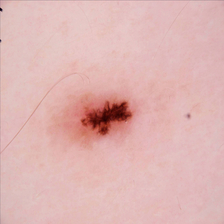
#> input picture skin cancer project/dataset/benign/1.jpg, 224 x 224 px; its folder holds only this picture in this run
$ jupyter execute --allow-errors main.ipynb   (older library calls are emulated)
#> lines starting #> are read from the running program, lines starting #| are printed output that depends on the picture; after the words box and inside, x2 and y2 are one past the last pixel; in counts of white or black regions, pixels touching at a corner belong together
[cell 1]
import matplotlib.pyplot as plt
import numpy as np
import glob
import random
import pandas as pd
import seaborn as sns
import cv2
import scipy.misc
import scipy.ndimage
import imutils
from tkinter import filedialog
from tkinter import *
global fileNo
import os
from tensorflow.keras.models import Sequential
from sklearn.model_selection import train_test_split
from tensorflow.keras.layers import Conv2D,MaxPooling2D,Flatten,Dense
from sklearn.metrics import confusion_matrix,classification_report

[cell 2]
data = r'skin cancer project\dataset'
benign = glob.glob(r'dataset\benign\*.jpg')
malignant = glob.glob(r'dataset\malignant\*.jpg')
print('Number of images with benign : {}'.format(len(benign)))
print('Number of images with malignant : {}'.format(len(malignant)))

[cell 3]
root = Tk()
root.withdraw()
options = {}
options['initialdir'] = 'RGB/'

options['mustexist'] = False
file_selected = filedialog.askopenfilename(title = "Select file",filetypes = (("JPEG files","*.jpg"),("all files","*.*")))
#> the answer given: dataset/benign/1.jpg
head_tail = os.path.split(file_selected)
fileNo=head_tail[1].split('.')
Image = cv2.imread(head_tail[0]+'/'+fileNo[0]+'.jpg')
#> Image is the input picture: shape (224, 224, 3); mean B, G, R 179.3, 181.2, 222.8
Image1=Image[:,:,0]
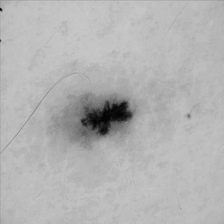
#> Image1: shape (224, 224); min 0, max 202, mean 179.3
img=cv2.resize(Image,(512,512))
plt.title('Original Image')
plt.imshow(img)

[cell 4]
benign_ = img
benign_ = 255 - benign_
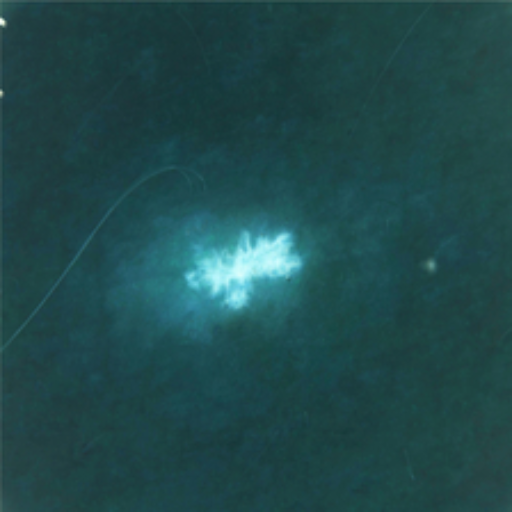
#> benign_: shape (512, 512, 3); mean B, G, R 75.9, 73.9, 32.3
median_filtered = scipy.ndimage.median_filter(benign_, size=3)

fig, ax = plt.subplots(1, 3, figsize=(10, 8));
plt.suptitle('SAMPLE PROCESSED IMAGE', x=0.5, y=0.8)
#> (the rest of this cell did not finish here and is left out)

[cell 5]
min_YCrCb = np.array([0,133,77],np.uint8)
max_YCrCb = np.array([235,173,127],np.uint8)

# Get pointer to video frames from primary device
image = img
imageYCrCb = cv2.cvtColor(image,cv2.COLOR_BGR2YCR_CB)
#> imageYCrCb: shape (512, 512, 3); mean of channels 0, 1, 2 193.3, 149, 120
skinRegionYCrCb = cv2.inRange(imageYCrCb,min_YCrCb,max_YCrCb)
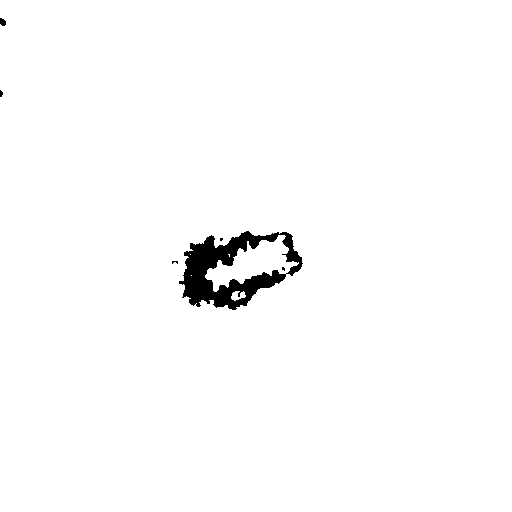
#> skinRegionYCrCb: shape (512, 512); 98.4% white; 6 black regions (4 under 20 px), largest, box (x1, y1, x2, y2) and area: (179, 231, 303, 310) 4130, (0, 18, 6, 26) 37
skinYCrCb = cv2.bitwise_and(image, image, mask = skinRegionYCrCb)
plt.title('CANCER')
plt.imshow(skinYCrCb)

[cell 6]
img1 = img
img1 = cv2.cvtColor(img1, cv2.COLOR_BGR2GRAY)
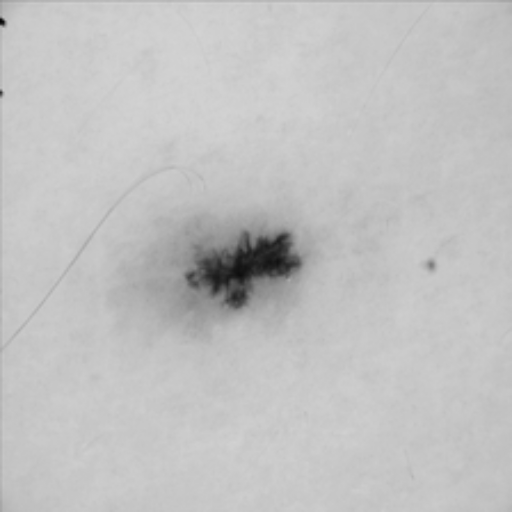
#> img1: shape (512, 512); min 3, max 212, mean 193.3
# Converting image to a binary image
# ( black and white only image).
_, threshold = cv2.threshold(img1, 110, 255, cv2.THRESH_BINARY)
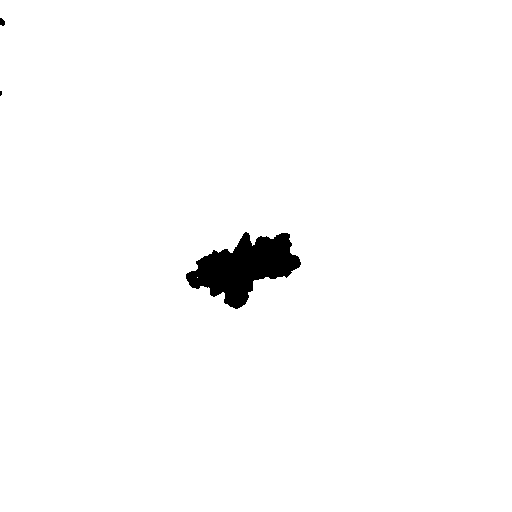
#> threshold: shape (512, 512); 98.2% white; 3 black regions (1 under 20 px)

# Detecting contours in image.
contours= cv2.findContours(threshold, cv2.RETR_TREE,
							cv2.CHAIN_APPROX_SIMPLE)[1]
#> contours = 3 contours, 1 with area under 20; largest, box (x1, y1, x2, y2) and area: (0, 0, 512, 512) 261078, (185, 231, 302, 310) 4741

# Going through every contours found in the image.
for cnt in contours :

	approx = cv2.approxPolyDP(cnt, 0.009 * cv2.arcLength(cnt, True), True)

	# draws boundary of contours.
	cv2.drawContours(img1, [approx], 0, (0, 50, 255), 2)
#> this loop made 3 passes
#> approx on passes 1, 3: [[0, 0], [0, 511], [511, 511], [511, 0]], [[197, 277]]
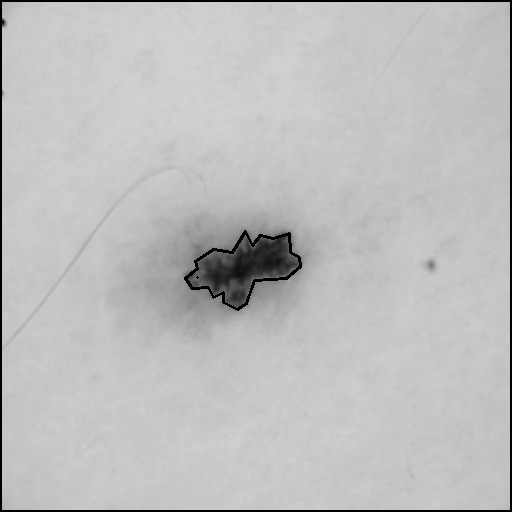
#> img1: shape (512, 512); 1.94% of pixels changed, all inside (x1, y1, x2, y2) = (0, 0, 512, 512)

plt.show()
plt.title('SKIN CANCER')
plt.imshow(img1)

[cell 7]
lst_benign = []
for x in benign:
  lst_benign.append([x,1])
lst_malignant = []
for x in malignant:
  lst_malignant.append([x,0])
lst_complete = lst_benign + lst_malignant
random.shuffle(lst_complete)

[cell 8]
df = pd.DataFrame(lst_complete,columns = ['files','target'])
df.head(10)
filepath_img ="benign/malignant/*.jpg"
df = df.loc[~(df.loc[:,'files'] == filepath_img),:]
df.shape

[cell 9]
plt.figure(figsize = (10,10))
sns.countplot(x = "target",data = df)
plt.title("BENING and MALIGNANT")
plt.show()
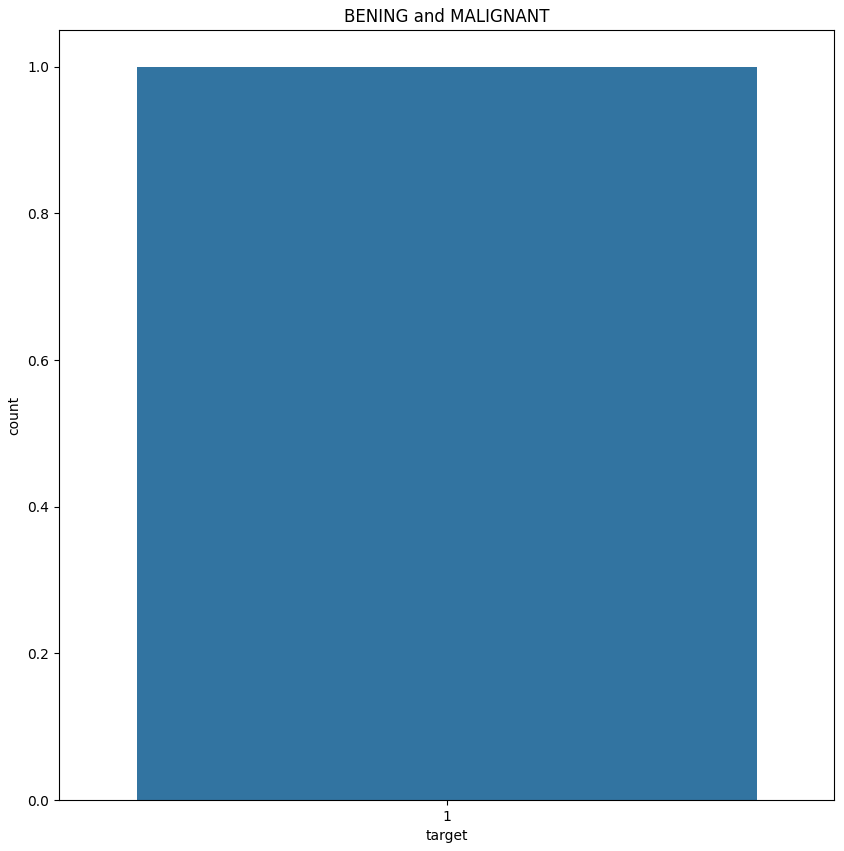
#> figure drawn by matplotlib, 1 panel

[cell 10]
#covert images into array
def preprocessing_image(filepath):
#> called with filepath = 'dataset/benign/1.jpg'
  img = cv2.imread(filepath) #read
  img = cv2.cvtColor(img,cv2.COLOR_RGB2BGR) #convert
#> img: shape (224, 224, 3)
  img = cv2.resize(img,(196,196))  # resize
#> img: shape (196, 196, 3)
  img = img / 255 #scale
  return img

[cell 11]
def create_format_dataset(dataframe):
  X = []
  y = []
  for f,t in dataframe.values:
    X.append(preprocessing_image(f))
    y.append(t)

  return np.array(X),np.array(y)

[cell 12]
X, y = create_format_dataset(df)
#> y = [1]
X.shape,y.shape
#> (the rest of this cell did not finish here and is left out)

$ run again, on skin cancer project/dataset/benign/1029.jpg
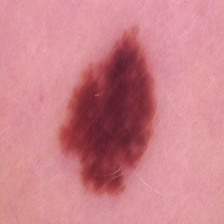
#> input picture skin cancer project/dataset/benign/1029.jpg, 224 x 224 px
#> Image is the input picture: shape (224, 224, 3); mean B, G, R 138.9, 130, 204.3
#> imageYCrCb: shape (512, 512, 3); mean of channels 0, 1, 2 153.1, 164.5, 119.9
#> `skinRegionYCrCb = cv2.inRange(imageYCrCb,min_YCrCb,max_YCrCb)`:
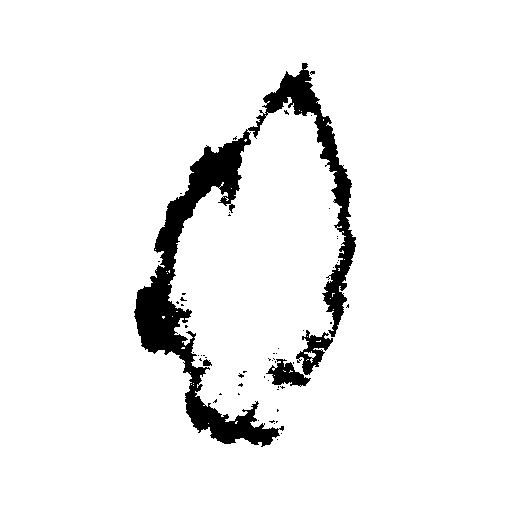
#> skinRegionYCrCb: shape (512, 512); 93.9% white; 58 black regions (54 under 20 px), largest, box (x1, y1, x2, y2) and area: (134, 63, 356, 447) 14511, (296, 330, 333, 375) 693, (266, 359, 311, 387) 617, (203, 359, 212, 366) 45
#> threshold: shape (512, 512); 82.5% white; 3 black regions (2 under 20 px)
#> contours = 8 contours, 6 with area under 20; largest, box (x1, y1, x2, y2) and area: (0, 0, 512, 512) 261121, (139, 85, 351, 441) 46480
#> the loop `for cnt in contours : ` made 8 passes
#> approx on passes 1, 2, 5, 7: [[0, 0], [0, 511], [511, 511], [511, 0]], [[267, 435], [268, 434], [269, 435], [268, 436]], [[264, 393], [263, 394], [262, 394], [264, 394]], [[273, 386], [272, 387], [273, 387]]
#> after the loop `for cnt in contours :`:
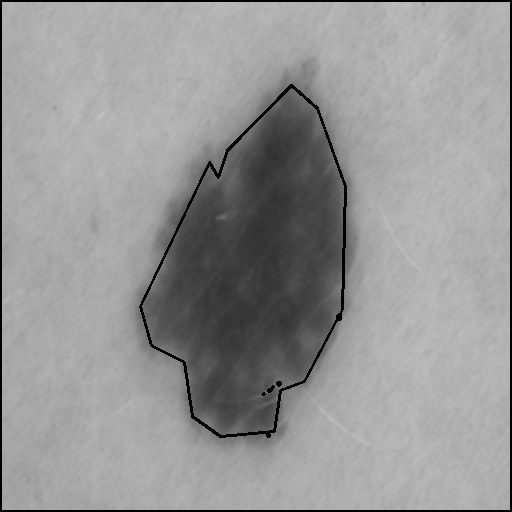
#> img1: shape (512, 512); min 0, max 196, mean 149.3
#> y = [1]

$ run again, on skin cancer project/dataset/benign/1033.jpg
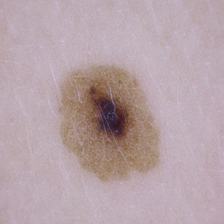
#> input picture skin cancer project/dataset/benign/1033.jpg, 224 x 224 px
#> Image is the input picture: shape (224, 224, 3); mean B, G, R 167.8, 162.6, 182.6
#> imageYCrCb: shape (512, 512, 3); mean of channels 0, 1, 2 169.1, 137.6, 127.2
#> `skinRegionYCrCb = cv2.inRange(imageYCrCb,min_YCrCb,max_YCrCb)`:
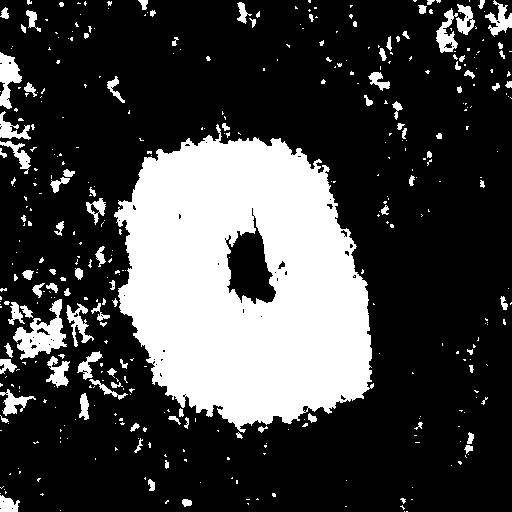
#> skinRegionYCrCb: shape (512, 512); 25.8% white; 410 white regions (311 under 20 px), largest, box (x1, y1, x2, y2) and area: (114, 124, 374, 433) 55113, (13, 299, 67, 360) 1411, (0, 52, 22, 109) 686
#> threshold: shape (512, 512); 96.4% white; 23 black regions (18 under 20 px)
#> contours = 34 contours, 25 with area under 20; largest, box (x1, y1, x2, y2) and area: (0, 0, 512, 512) 261121, (197, 187, 309, 334) 9412, (240, 321, 256, 332) 96, (258, 330, 268, 341) 52, (237, 312, 246, 320) 40
#> the loop `for cnt in contours : ` made 34 passes
#> approx on passes 1, 8, 19, 25, 27, 29, 30, 31: [[0, 0], [0, 511], [511, 511], [511, 0]], [[306, 314], [307, 313], [308, 314], [307, 315]], [[244, 206], [245, 205], [246, 206], [245, 207]], [[298, 287], [298, 290], [299, 289], [299, 288]], [[211, 262]], [[259, 234], [259, 236]], [[201, 229], [202, 229]], [[204, 227]]
#> after the loop `for cnt in contours :`:
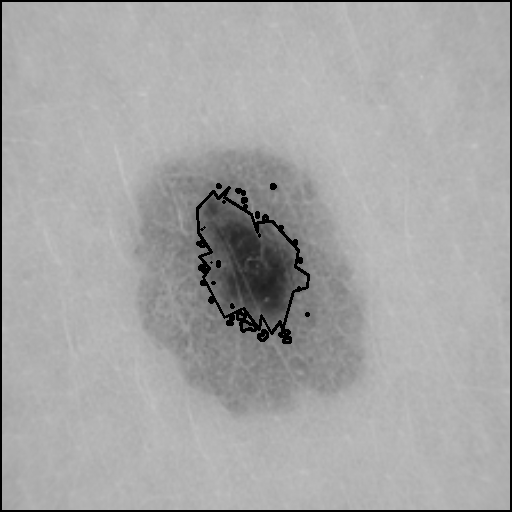
#> img1: shape (512, 512); min 0, max 198, mean 165.2
#> y = [1]

$ run again, on skin cancer project/dataset/benign/1034.jpg
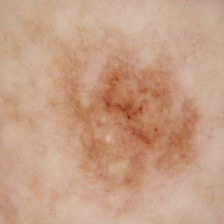
#> input picture skin cancer project/dataset/benign/1034.jpg, 224 x 224 px
#> Image is the input picture: shape (224, 224, 3); mean B, G, R 133.5, 158.9, 198.3
#> imageYCrCb: shape (512, 512, 3); mean of channels 0, 1, 2 167.7, 149.8, 108.7
#> skinRegionYCrCb: shape (512, 512); every value is 255
#> threshold: shape (512, 512); 99.4% white; 16 black regions (9 under 20 px)
#> contours = 17 contours, 8 with area under 20; largest, box (x1, y1, x2, y2) and area: (0, 0, 512, 512) 261121, (261, 234, 316, 275) 924, (309, 303, 344, 330) 340, (236, 223, 255, 248) 238, (316, 241, 326, 256) 88
#> the loop `for cnt in contours : ` made 17 passes
#> approx on passes 1, 5, 6, 13: [[0, 0], [0, 511], [511, 511], [511, 0]], [[295, 289], [296, 288], [297, 289], [296, 290]], [[285, 265], [286, 264], [287, 265], [286, 266]], [[242, 220], [243, 219], [244, 220], [243, 221]]
#> after the loop `for cnt in contours :`:
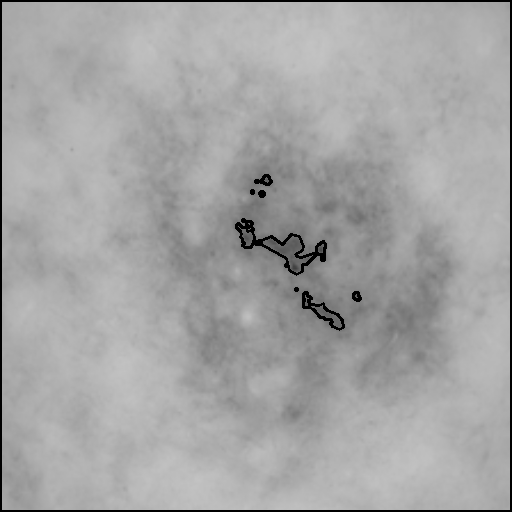
#> img1: shape (512, 512); min 0, max 195, mean 164.2
#> y = [1]
